Frame 1 (no input): blank canvas, image omitted
Frame 60 (the mouse pressed at the canvas centre just before this capture): blank canvas, image omitted
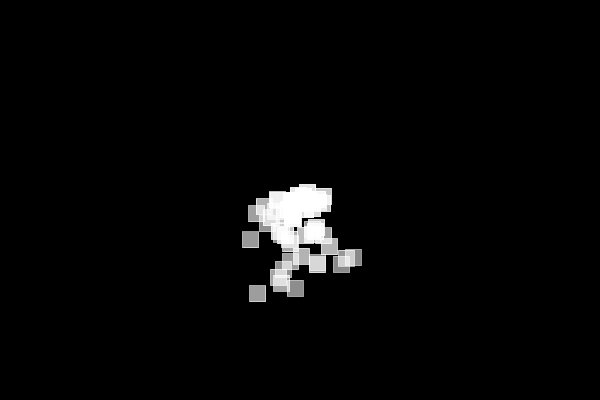
Frame 120 (the mouse held since frame 60 and released just before this capture)

The Processing sketch whose frames 1 and 60 were blank and that drew this single picture after the mouse press (run headless with seeded random() and noise(); from frame 60 on, the mouse is pressed at the canvas centre):

// Processing sketch: particles
// ── particles.pde
ArrayList<ParticleSystem> ps;

void setup() {
  size(600, 400);
  ps = new ArrayList();
}

void draw() {
  background(0);
  for(int i=0; i<ps.size();i++) {
    ParticleSystem p = ps.get(i);
    p.addParticle();
    p.run();
  }
}

void mousePressed() {
  ps.add(new ParticleSystem(mouseX, mouseY));
}

// ── Particle.pde
class Particle {
  PVector location;
  PVector velocity;
  PVector acceleration;
  float lifespan = 255;
  
  Particle(PVector location) {
    this.location = location;
    velocity = new PVector(random(-1, 1), random(-1, 1));
    acceleration = new PVector(0, 0.05);
  }
  
  void update() {
    velocity.add(acceleration);
    location.add(velocity);
    lifespan -=2;
  }
  
  boolean isDead() {
    return lifespan <= 0;
  }
  
  void display() {
    stroke(255, lifespan);
    fill(255, lifespan);
    ellipse(location.x, location.y, 10, 10);
  }
}

// ── ParticleSystem.pde
class ParticleSystem {
  ArrayList<Particle> particles;
  PVector location;
  
  ParticleSystem(float x, float y) {
    particles = new ArrayList();
    location = new PVector(x, y);
  }
  
  void addParticle() {
    particles.add(new SquareParticle(location.copy()));
  }
  
  void run() {
    for(int i=particles.size()-1; i >= 0; i--) {
      Particle p = particles.get(i);
      p.update();
      p.display();
      if(p.isDead()) {
        particles.remove(i);
      }
    }
  }
    
}

// ── SquareParticle.pde
class SquareParticle extends Particle {
  
  SquareParticle(PVector location) {
    super(location);
  }
  
  void display() {
    stroke(255, lifespan);
    fill(255, lifespan);
    rectMode(CENTER);
    rect(location.x, location.y, 16, 16);
  }
}
